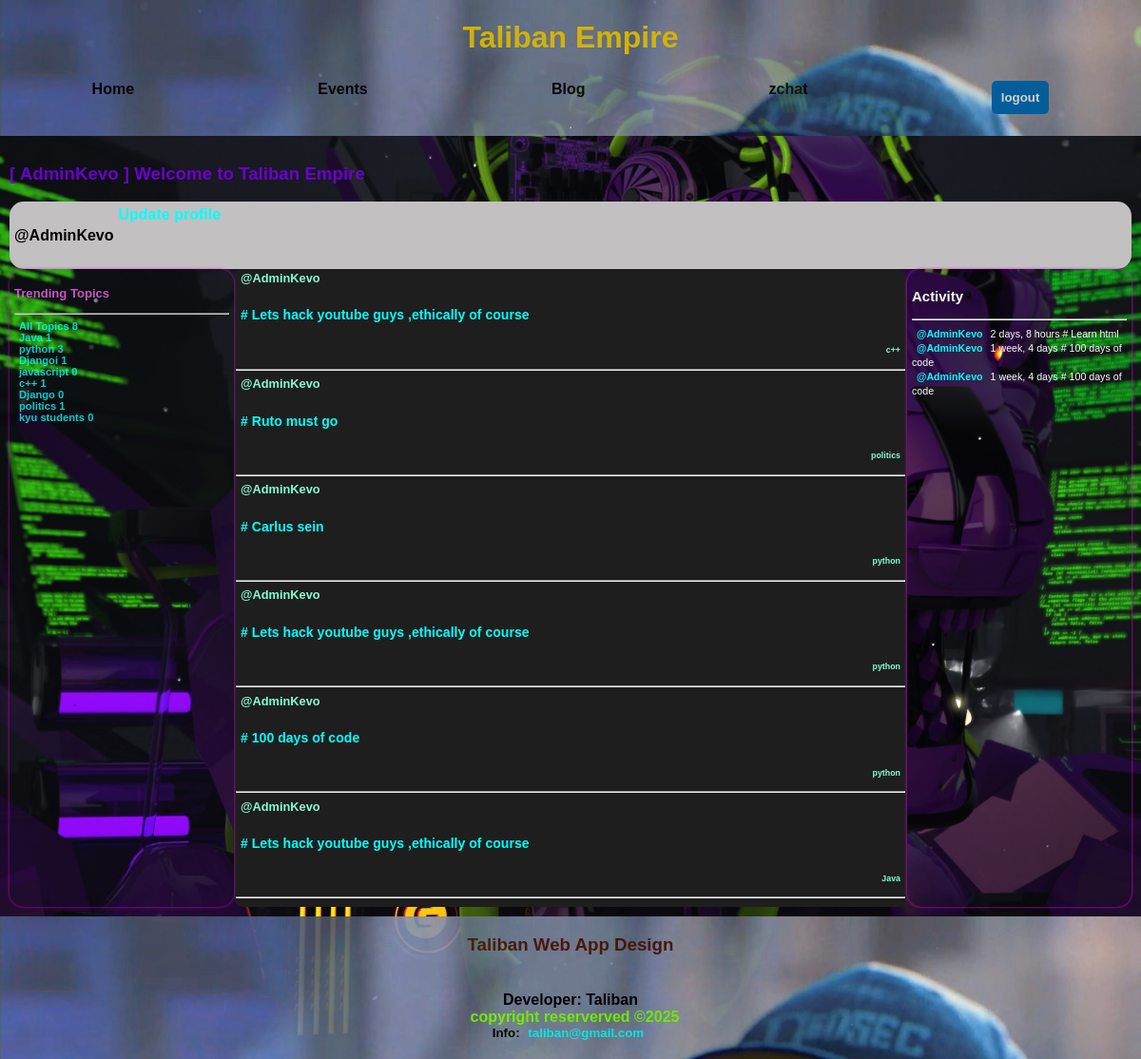
/zchat/profile/1/, run on the app's committed database.
### zchat/models.py (models this page shows, shortened)
class Topic(models.Model):
    name = models.CharField(max_length=200)

class Room(models.Model):
    host = models.ForeignKey(User, on_delete=models.SET_NULL, null=True)
    topic = models.ForeignKey(Topic, on_delete=models.SET_NULL, null=True)
    name = models.CharField(max_length=200)
    description = models.TextField(null=True, blank=True)
    participants = models.ManyToManyField(User, related_name='participants', blank=True)
    updated = models.DateTimeField(auto_now=True)
    created = models.DateTimeField(auto_now_add=True)
    class Meta:
        ordering = ['-updated', '-created']
    def __str__(self):
        return self.name

class Message(models.Model):
    user = models.ForeignKey(User, on_delete=models.CASCADE)
    room = models.ForeignKey(Room, on_delete=models.CASCADE)
    body = models.TextField()
    updated = models.DateTimeField(auto_now=True)
    created = models.DateTimeField(auto_now_add=True)
    class Meta:
        ordering = ['-updated', '-created']

### zchat/views.py (the view)
# urls.py: path('profile/<str:pk>/', views.userProfile, name="user-profile"),
def userProfile(request, pk):
    user = User.objects.get(id=pk)
    rooms = user.room_set.all()
    room_messages = user.message_set.all()
    topics = Topic.objects.all()
    context = {
        'user': user,
        'rooms': rooms,
        'room_messages': room_messages,
        'topics': topics,
    }
    return render(request, "zchat/profile.html", context)

### zchat/templates/zchat/profile.html
{% extends 'main.html' %}
        {% block content %}
        <div class="user-bio">
                <h4>@{{user.username}} </h4>
                <div>
                        <a href="{% url 'update-user' %}">Update profile</a>
                </div>
        </div>
        <div class="user-prof">
                <div class="topics">
                        {% include 'zchat/topics_component.html' %}
                </div>
                <div>
                        {% include 'zchat/feed_component.html' %}
                </div>
                <div class="recent-activity">
                        {% include 'zchat/activity_component.html' %}
                </div>
        </div>
        {% endblock %}

### templates/main.html (shortened to what this page needs)
<!DOCTYPE html>
{% load static %}
<html>
<head>
    <link rel='stylesheet' type='text/css' media='screen' href="{% static 'css/maino.css' %}">
    <link rel="stylesheet" href="{% static 'js' %}"/>
</head>
<body class="main-body">
    <header class="main-header">
        <h1 class="mname">Taliban Empire</h1>
        <nav class="naive">
            <a href="{% url 'index' %}">Home</a>
            <a href="{% url 'events' %}">Events</a>
            <a href="{% url 'posts' %} ">Blog</a>
            <a href="{% url 'zchathome' %}">zchat</a>
            {% if user.is_authenticated %}
            <a href="{% url 'logout' %}"><button>logout</button></a>
            {% else %}
            <a href="{% url 'login' %}?next={{request.path}}"><button>login</button></a>
            <a href="{% url 'register' %}"><button>SignUp</button></a>
            {% endif %}
        </nav>
        <hr>
    </header>
    <main class="main-content">
        {% if user.is_authenticated %}
        <h3 style="color: rgb(106, 0, 206);"> [ {{user.username}} ] Welcome to Taliban Empire</h3>
        {% else %}
        <h3>Welcome to Taliban Empire</h3>
        {% endif %}
        <div class="my-pgs">
        {% block content %}
        {% endblock %}
        </div>
    </main>
    <footer class="main-footer">
        <h3 style="align-self: center;">Taliban Web App Design</h3>
        <div class="tlbdes">
            <div class="tlbdes">
                Developer: Taliban
                <span style="color: chartreuse; margin-left: 9px;">copyright reserverved &copy;2025 </span>
                <small>Info: <a herf=" ">taliban@gmail.com</a></small>
            </div>
        </div>
    </footer>
</body>
</html>

### zchat/templates/zchat/topics_component.html
<h3 style="color: hsl(300, 88%, 68%);">Trending Topics</h3>
<hr>
<a href="{% url 'zchathome' %}">All Topics<span> {{topics.count}} </span></a>
{% for topic in topics %}
<div>
        <a href="{% url 'zchathome' %}?q={{topic.name}}"> {{topic.name}} <span style="text-align: end;"> {{topic.room_set.all.count}} </span></a>
</div>
{% endfor %}

### zchat/templates/zchat/feed_component.html (shortened to what this page needs)
<div class="room-specific">
    {% for room in rooms %}
    <a href="{% url 'user-profile' room.host.id %}"><span style="color: aquamarine;">@{{room.host.username}} </span></a>
    <h5 class="my-h5-p" style="font-size: 1.1em;">  <a href="{% url 'zchatroom' room.id %}"># {{room.name}} </a> </h5>
    <small> <h5 class="my-h5-p" style=" color: aquamarine; text-align: end; padding-right: 5px;">{{room.topic.name}}</h5></small>
    <hr>
    {% endfor %}
</div>

### zchat/templates/zchat/activity_component.html (shortened to what this page needs)
<h3>Activity</h3>
<hr>
{% for room_message in room_messages %}
<div>
        <small><a href="{% url 'user-profile' room_message.user.id %}">@{{room_message.user}}</a> {{room_message.created | timesince}} </small>
        <small># {{room_message.room}} </small>
</div>
{% endfor %}

### static/css/maino.css (style rules this page uses)
* { box-sizing: border-box; }
.main-header { display: flex; background-color: hsl(207, 75%, 61%); background-image: url(../images/wallhaven-6ql7el.jpg); flex-direction: column; text-align: center; flex-wrap: wrap; flex-grow: 1; flex-shrink: 1; opacity: 0.8; }
.main-header .naive { display: flex; flex-direction: row; flex-wrap: wrap; justify-content: center; }
.main-header .mname { color: gold; animation-name: rotate; animation-timing-function: linear; animation-duration: 7s; animation-iteration-count: infinite; animation-direction: alternate; animation-play-state: running; }
.main-body { background-color: rgb(165, 209, 245); margin: 0px; font-family: Arial, Helvetica, sans-serif; display: flex; flex-direction: column; flex-wrap: wrap; background-image: url(../images/background.jpg); background-position: center; background-repeat: no-repeat; background-size: cover; background-attachment: fixed; backdrop-filter: blur(); }
.main-content { min-height: 100vh; padding: 10px; }
.main-footer { display: flex; flex-wrap: wrap; flex-direction: column; background-color: hsl(207, 59%, 62%); text-align: center; opacity: 0.9; background-image: url(../images/wallhaven-6ql7el.jpg); }
.main-footer .tlbdes { display: flex; flex-wrap: wrap; flex-direction: column; font-weight: bold; padding: 10px; }
.main-footer h3 { color: hsl(16, 84%, 17%); }
button { padding: 10px; background-color: #0070ba; color: #fff; border: none; border-radius: 5px; cursor: pointer; font-weight: bold; }
.naive a { flex-grow: 1; flex-shrink: 1; text-decoration: none; color: hsl(0, 0%, 0%); font-weight: bold; text-align: center; }
a { text-decoration: none; color: aqua; font-weight: bold; padding: 5px; }
.my-pgs { display: flex; flex-direction: column; flex-grow: 1; flex-shrink: 1; flex-wrap: wrap; }
.topics { color: rgb(255, 255, 255); border-radius: 15px; box-shadow: 0 0 3px hsl(300, 100%, 51%); font-size: 0.7em; opacity: 0.8; padding: 5px; max-width: 100%; flex-grow: 1; flex-shrink: 5; }
.recent-activity { border-radius: 15px; padding: 5px; color: white; box-shadow: 0 0 3px hsl(300, 100%, 51%); opacity: 0.99; font-size: 0.8em; flex-grow: 1; flex-shrink: 5; }
.room-specific { border-radius: 10px; background-color: hsl(0, 2%, 12%); padding: 2px; font-size: 0.8em; }
.my-h5-p { color: aquamarine; }
.user-prof { display: grid; grid-template-columns: 1fr 3fr 1fr; }
.user-bio { display: flex; flex-grow: 1; background-color: #c2c0c0; border-radius: 15px; padding: 5px; }

### data on the page
Topic: name "Java", room_set.all.count "1"
Topic: name "python", room_set.all.count "3"
Topic: name "Djangoi", room_set.all.count "1"
Topic: name "javascript", room_set.all.count "0"
Topic: name "c++", room_set.all.count "1"
Topic: name "Django", room_set.all.count "0"
Topic: name "politics", room_set.all.count "1"
Topic: name "kyu students", room_set.all.count "0"
Room: host.username "AdminKevo", name "Lets hack youtube guys ,ethically of course", topic.name "c++"
Room: host.username "AdminKevo", name "Ruto must go", topic.name "politics"
Room: host.username "AdminKevo", name "Carlus sein", topic.name "python"
Room: host.username "AdminKevo", name "Lets hack youtube guys ,ethically of course", topic.name "python"
Room: host.username "AdminKevo", name "100 days of code", topic.name "python"
Room: host.username "AdminKevo", name "Lets hack youtube guys ,ethically of course", topic.name "Java"
Message: user "AdminKevo", created "2 days, 8 hours", room "Learn html"
Message: user "AdminKevo", created "1 week, 4 days", room "100 days of code"
Message: user "AdminKevo", created "1 week, 4 days", room "100 days of code"

### other printed values
{{ user.username }} "AdminKevo"
{{ topics.count }} "8"
